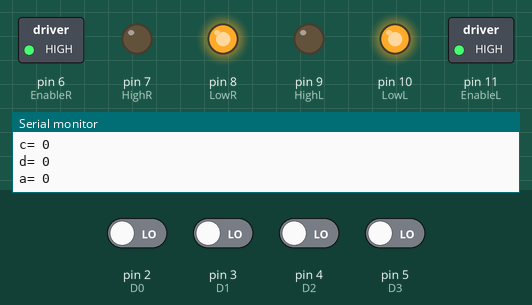
Simulated run of this sketch. Board: Arduino Uno, built with avr-gcc and run on an emulated ATmega328P. Parts: switched loads named in the sketch (green lamp = pin HIGH), output pins drawn as LEDs (lit = HIGH), the last lines printed to the serial monitor. Dashed ring = blinking. The test bench sets the inputs (shaded band); at power-on: pin 2 (D0), pin 3 (D1), pin 4 (D2), pin 5 (D3) LOW.

Above: at 1.2 s.
1.3 s: pin 2 (D0) driven HIGH
At 2.2 s:
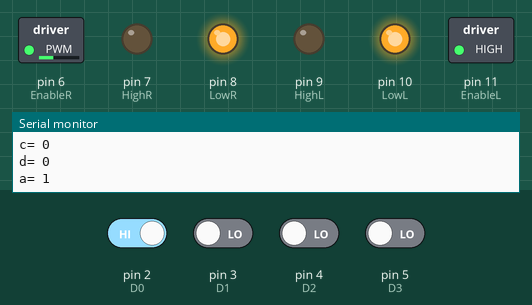
2.8 s: pin 4 (D2) driven HIGH
At 3.3 s:
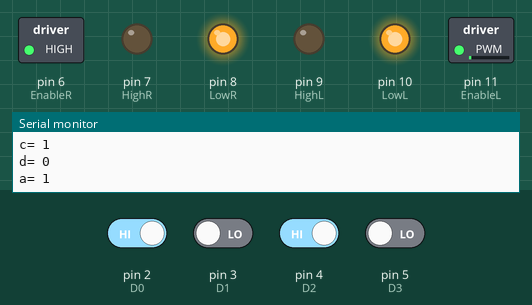
4.3 s: pin 3 (D1) driven HIGH
At 5.5 s:
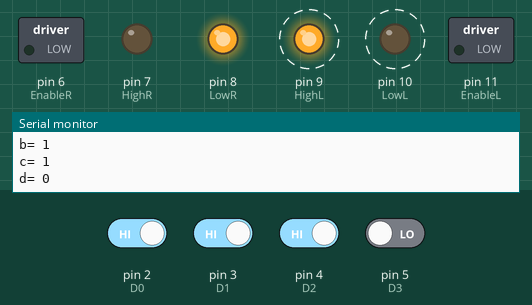
7.3 s: pin 2 (D0) driven LOW
At 8.0 s:
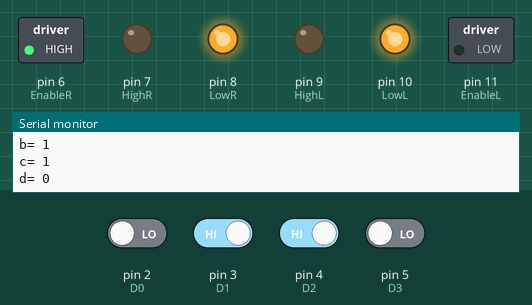
9.0 s: pin 3 (D1) driven LOW
At 9.3 s:
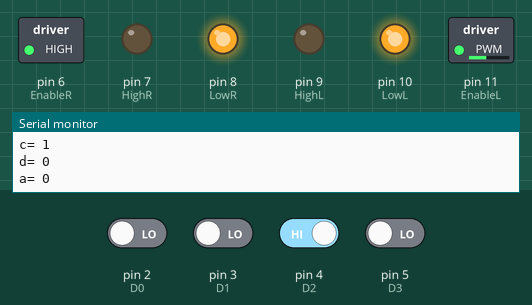
10.5 s: pin 5 (D3) driven HIGH
At 11.6 s:
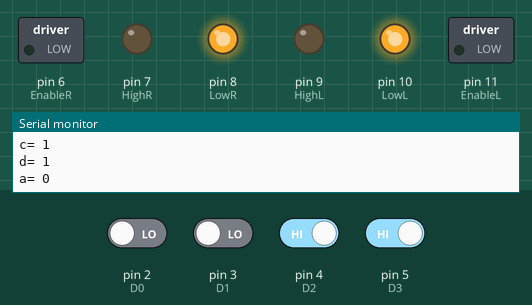
Timing chart, 0 to 13.5 s (numbered marks = the images above; inputs shaded):
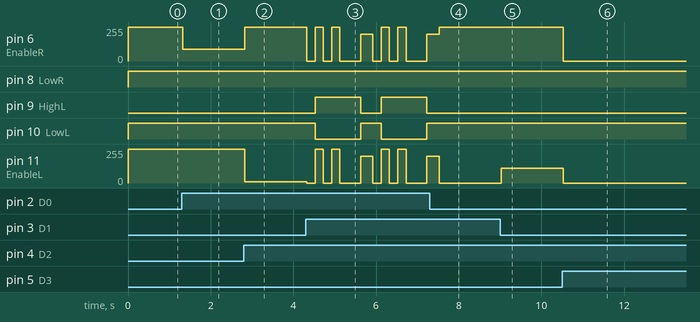

The sketch:

Uturn_Code.ino
```cpp
const int EnableL = 11;
const int HighL = 9;       // LEFT SIDE MOTOR
const int LowL =10;

const int EnableR = 6;
const int HighR = 7;       //RIGHT SIDE MOTOR
const int LowR =8;

const int D0 = 2;       //Raspberry pin 21    LSB
const int D1 = 3;       //Raspberry pin 22
const int D2 = 4;       //Raspberry pin 23
const int D3 = 5;       //Raspberry pin 24    MSB

int a,b,c,d,data;


void setup() {

Serial.begin(9600);
pinMode(EnableL, OUTPUT);
pinMode(HighL, OUTPUT);
pinMode(LowL, OUTPUT);


pinMode(EnableR, OUTPUT);
pinMode(HighR, OUTPUT);
pinMode(LowR, OUTPUT);

pinMode(D0, INPUT);
pinMode(D1, INPUT);
pinMode(D2, INPUT);
pinMode(D3, INPUT);
}

void Data()
{
   a = digitalRead(D0);
   b = digitalRead(D1);
   c = digitalRead(D2);
   d = digitalRead(D3);
   Serial.print("a= ");
   Serial.println(a);
   Serial.print("b= ");
   Serial.println(b);
   Serial.print("c= ");
   Serial.println(c);
   Serial.print("d= ");
   Serial.println(d);
   data = 8*d+4*c+2*b+a;
}

void Forward()
{
  digitalWrite(HighL, LOW);
  digitalWrite(LowL, HIGH);
  analogWrite(EnableL,255);

  digitalWrite(HighR, LOW);
  digitalWrite(LowR, HIGH);
  analogWrite(EnableR,255);
}


void Backward()
{
  digitalWrite(HighL, HIGH);
  digitalWrite(LowL, LOW);
  analogWrite(EnableL,255);

  digitalWrite(HighR, HIGH);
  digitalWrite(LowR, LOW);
  analogWrite(EnableR,255);

}

void Stop()
{
  digitalWrite(HighL, LOW);
  digitalWrite(LowL, HIGH);
  analogWrite(EnableL,0);

  digitalWrite(HighR, LOW);
  digitalWrite(LowR, HIGH);
  analogWrite(EnableR,0);

}

void Left1()
{
  digitalWrite(HighL, LOW);
  digitalWrite(LowL, HIGH);
  analogWrite(EnableL,110);

  digitalWrite(HighR, LOW);
  digitalWrite(LowR, HIGH);
  analogWrite(EnableR,255);

}

void Left2()
{
  digitalWrite(HighL, LOW);
  digitalWrite(LowL, HIGH);
  analogWrite(EnableL,10);

  digitalWrite(HighR, LOW);
  digitalWrite(LowR, HIGH);
  analogWrite(EnableR,255);

}


void Left3()
{
  digitalWrite(HighL, LOW);
  digitalWrite(LowL, HIGH);
  analogWrite(EnableL,0);

  digitalWrite(HighR, LOW);
  digitalWrite(LowR, HIGH);
  analogWrite(EnableR,255);

}

void Right1()
{
  digitalWrite(HighL, LOW);
  digitalWrite(LowL, HIGH);
  analogWrite(EnableL,255);

  digitalWrite(HighR, LOW);
  digitalWrite(LowR, HIGH);
  analogWrite(EnableR,90);  //200

}
void Right2()
{
  digitalWrite(HighL, LOW);
  digitalWrite(LowL, HIGH);
  analogWrite(EnableL,255);

  digitalWrite(HighR, LOW);
  digitalWrite(LowR, HIGH);
  analogWrite(EnableR,60);   //160

}

void Right3()
{
  digitalWrite(HighL, LOW);
  digitalWrite(LowL, HIGH);
  analogWrite(EnableL,255);

  digitalWrite(HighR, LOW);
  digitalWrite(LowR, HIGH);
  analogWrite(EnableR,30);   //100

}

void UTurn()
{
  analogWrite(EnableL, 0);
  analogWrite(EnableR, 0);
  delay(200);

 //analogWrite(EnableL, 250);
 //analogWrite(EnableR, 250);    //forward
 //delay(200);

  //analogWrite(EnableL, 0);
  //analogWrite(EnableR, 0);
  //delay(200);

  digitalWrite(HighL, HIGH);
  digitalWrite(LowL, LOW);
  digitalWrite(HighR, LOW);   //   left
  digitalWrite(LowR, HIGH);
  analogWrite(EnableL, 255);
  analogWrite(EnableR, 255);
  delay(200);

  //analogWrite(EnableL, 0);
  //analogWrite(EnableR, 0);
  //delay(200);

  //digitalWrite(HighL, LOW);
  //digitalWrite(LowL, HIGH);
  //digitalWrite(HighR, LOW);   // forward
  //digitalWrite(LowR, HIGH);
  //analogWrite(EnableL, 255);
  //analogWrite(EnableR, 255);
  //delay(50);

  analogWrite(EnableL, 0);
  analogWrite(EnableR, 0);
  delay(200);

  digitalWrite(HighL, HIGH);
  digitalWrite(LowL, LOW);
  digitalWrite(HighR, LOW);    //left
  digitalWrite(LowR, HIGH);
  analogWrite(EnableL, 255);
  analogWrite(EnableR, 255);
  delay(200);


  analogWrite(EnableL, 0);
  analogWrite(EnableR, 0);
  delay(500);


  digitalWrite(HighL, LOW);
  digitalWrite(LowL, HIGH);
  digitalWrite(HighR, LOW);
  digitalWrite(LowL, HIGH);
  analogWrite(EnableL, 200);
  analogWrite(EnableR, 200);
  delay(300);
}


void loop()
{
  Data();
  if(data==0)
   {
     Forward();
   }

  else if(data==1)
   {
     Right1();
   }

  else if(data==2)
   {
     Right2();
   }

  else if(data==3)
   {
     Right3();
   }

  else if(data==4)
   {
     Left1();
   }

  else if(data==5)
   {
     Left2();
   }

  else if(data==6)
   {
     Left3();
   }

  else if (data==7)
   {
     UTurn();
   }

  else if (data>7)
   {
     Stop();
   }


}
```

Measured:
- after the input at 1.3 s, pin 6 (EnableR): 255/255 → 90/255 at once
- after the input at 2.8 s, pin 6 (EnableR): 90/255 → 255/255 at once; pin 11 (EnableL): 255/255 → 10/255 at once
- after the input at 4.3 s, pin 6 (EnableR): 255/255 → 0/255 at once, → 255/255 0.20 s later, → 0/255 0.20 s later, → 255/255 0.20 s later, … (12 changes in this stretch); pin 9 (HighL): alternates HIGH for 1.1 s and LOW for 0.50 s, starting after 0.23 s
- after the input at 7.3 s, pin 9 (HighL): stays LOW (without the input it goes to HIGH after 0.43 s); pin 10 (LowL): stays HIGH (without the input it goes to LOW after 0.43 s); pin 11 (EnableL): goes on until 7.5 s, then stays 0/255
- after the input at 9.0 s, pin 11 (EnableL): 0/255 → 110/255 at once
- after the input at 10.5 s, pin 6 (EnableR): 255/255 → 0/255 at once; pin 11 (EnableL): 110/255 → 0/255 at once
